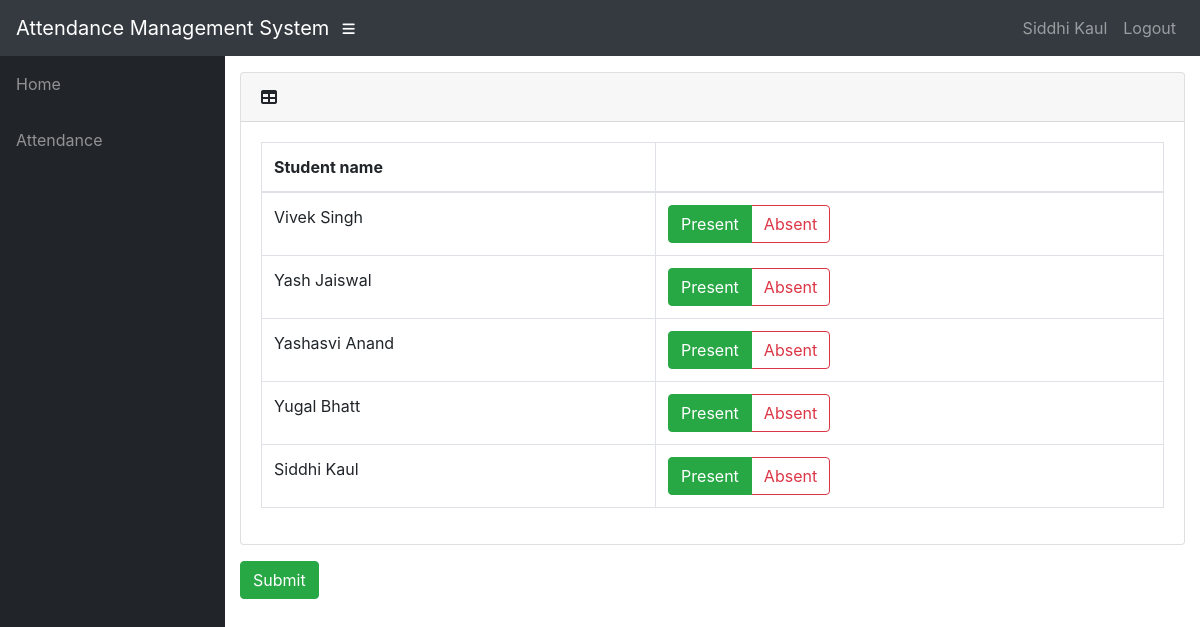
The page /polls/teacher/24/attendance/ (signed in) on the database its author committed.
### polls/models.py (models this page shows, shortened)
class User(AbstractUser):
    @property
    def is_student(self):
        if hasattr(self, 'student'):
            return True
        return False

class Student(models.Model):
        user = models.OneToOneField(User, on_delete=models.CASCADE,null=True)
        name = models.CharField(max_length=200)
        roll_no = models.IntegerField(default=0)
        class_id = models.ForeignKey(Class,on_delete=models.CASCADE,default=1)
        father_name = models.CharField(max_length=100,default=1)
        sex = models.CharField(max_length=10,choices=sex_choice,default='male')

### polls/views.py (the view)
# urls.py: path('teacher/<int:ass_c_id>/attendance/',views.t_attendance,name='t_attendance'),
@login_required()
def t_attendance(request,ass_c_id):
	aa=get_object_or_404(AttendenceClass,id=ass_c_id)
	assgn=aa.assign
	clas=assgn.class_id
	context = {
			'aa':aa,
			'assgn':assgn,
			'clas':clas
	}
	return render(request,'polls/t_attendance.html',context)

### polls/templates/polls/t_attendance.html (shortened to what this page needs)
{% extends 'polls/base.html' %}
{% block content %}
{% if clas.student_set.all %}
<form action="{% url 'confirm' aa.id %}" method="post">
    <div class="card mb-3">
        <div class="card-header">
          <i class="fas fa-table"></i>
         <b>{{ dept1.name }}</b></div>
        <div class="card-body">
          <div class="table-responsive">
            <table class="table table-bordered" id="dataTable" width="100%" cellspacing="0">
              <thead>
                <tr>
                    <th>Student name</th>
                    <th></th>
                </tr>
              </thead>
                <tbody>
                {% for s in clas.student_set.all %}
                    <tr>
                    <td>{{s.name}}</td>
                    <td>
                        <div class="btn-group btn-group-toggle" data-toggle="buttons">
                                <label class="btn btn-outline-success active">
                                    <input type="radio" name="{{ s.roll_no }}" id="option1" autocomplete="off" value="present" checked> Present
                                </label>
                                <label class="btn btn-outline-danger">
                                    <input type="radio" name="{{ s.roll_no }}" id="option2" autocomplete="off" value="absent"> Absent
                                </label>
                        </div>
                    </td>
                    </tr>
                {% endfor %}
                </tbody>
            </table>
          </div>
        </div>
      </div>
    <input class="btn btn-success" type="submit" value="Submit">
</form>
{% else %}
    <p>No students in Class</p>
{% endif %}
{% endblock %}

### polls/templates/polls/base.html (shortened to what this page needs)
<!DOCTYPE html>
<html lang="en">
  <head>
      {% load static %}
    <link href="{% static '/polls/bootstrap/vendor/bootstrap/css/bootstrap.min.css' %}" rel="stylesheet">
    <link href="{% static '/polls/bootstrap/vendor/fontawesome-free/css/all.min.css' %}" rel="stylesheet" type="text/css">
    <link href="{% static '/polls/bootstrap/vendor/datatables/dataTables.bootstrap4.css' %}" rel="stylesheet">
    <link href="{% static '/polls/bootstrap/css/sb-admin.css' %}" rel="stylesheet">
  </head>
  <body id="page-top">
    <nav class="navbar navbar-expand navbar-dark bg-dark static-top">
      <a class="navbar-brand mr-1" href="{% url 'home' %}">Attendance Management System</a>
      <button class="btn btn-link btn-sm text-white order-1 order-sm-0" id="sidebarToggle" href="#">
        <i class="fas fa-bars"></i>
      </button>
        <div class="collapse navbar-collapse" id="navbarResponsive">
          <ul class="navbar-nav ml-auto">
            <li class="nav-item">
                {% if request.user.is_student %}
                    <a class="nav-link text-capitalize">{{ request.user.student.name }}</a>
                {% elif request.user.is_teacher %}
                    <a class="nav-link text-capitalize">{{ request.user.teacher.name }}</a>
                {% endif %}
            </li>
            <li class="nav-item">
                <a class="nav-link" href="#" data-toggle="modal" data-target="#logoutModal">Logout</a>
            </li>
          </ul>
        </div>
    </nav>
    <div id="wrapper">
      <ul class="sidebar navbar-nav">
            <li class="nav-item">
              <a class="nav-link" href="{% url 'home' %}">
                <span>Home</span>
              </a>
            </li>
        {% if request.user.is_student %}
            <li class="nav-item">
              <a class="nav-link" href="#">
                <span>Attendance</span>
              </a>
            </li>
        {% endif %}
      </ul>
      <div id="content-wrapper">
        <div class="container-fluid">
            {% block content %}
            {% endblock %}
        </div>
      </div>
    </div>
  </body>
</html>

### rows shown on the page
User: user.student.name "Siddhi Kaul"
Student: name "Vivek Singh"
Student: name "Yash Jaiswal"
Student: name "Yashasvi Anand"
Student: name "Yugal Bhatt"
Student: name "Siddhi Kaul"
